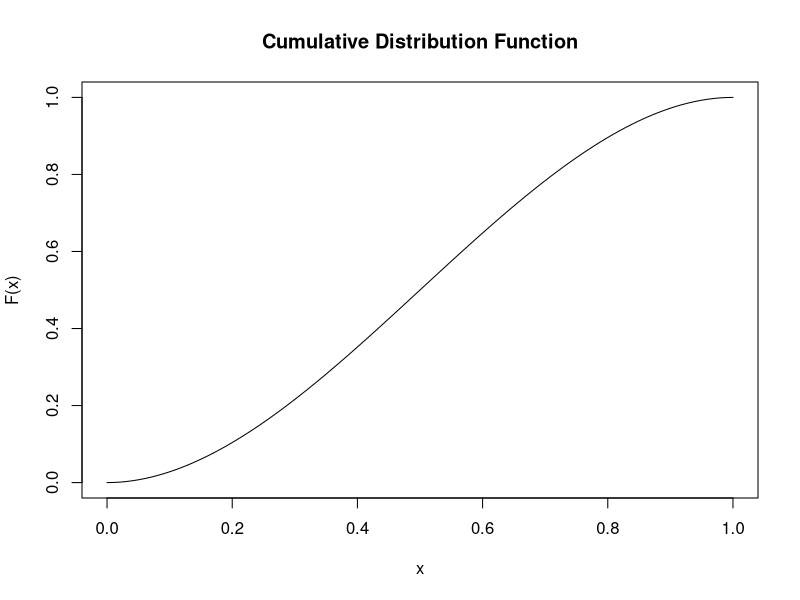

R code for this plot:
# Solve for the constant k to satisfy the density function condition
# We want the integral of f(x) from 0 to 1 to be 1.

# Define the probability density function f(x) = kx(1 - x)
f = function(x, k) {
  k * x * (1 - x)
}

# Integrate f(x) over the range [0, 1] to find the normalization condition
# We set the integral equal to 1 and solve for k
integral_result = integrate(f, lower = 0, upper = 1, k = 1)$value
cat("Integral result:", integral_result, "\n")

# Set the integral equal to 1 and solve for k
# integral_result represents the value of the integral, so we solve for k
k = 1 / integral_result
cat("The value of k =", k, "\n")  # k = 6 as we computed

# Now we can use this value of k in the rest of the calculations

# Define the probability density function using the computed value of k
f = function(x) { k * x * (1 - x) }

# Compute P(0.4 < X < 1)
# Integrating the pdf from 0.4 to 1
prob_b = integrate(f, lower = 0.4, upper = 1)$value
cat("P(0.4 < X < 1) =", prob_b, "\n")

# Compute P(X ≤ 0.4)
# Integrating the pdf from 0 to 0.4
prob_a = integrate(f, lower = 0, upper = 0.4)$value
cat("P(X ≤ 0.4) =", prob_a, "\n")

# Compute P(X < 0.8)
# Integrating the pdf from 0 to 0.8
prob_c = integrate(f, lower = 0, upper = 0.8)$value
cat("P(X < 0.8) =", prob_c, "\n")

# Compute conditional probability P(X < 0.4 | X < 0.8)
# Using the formula: P(A | B) = P(A ∩ B) / P(B)
# Here, P(A) = P(X < 0.4), and P(B) = P(X < 0.8)
prob_conditional = prob_a / prob_c
cat("P(X < 0.4 | X < 0.8) =", prob_conditional, "\n")

# Compute Expected Value E[X] (Mean)
# Integral of x * f(x) over the range [0,1]
mean_x = integrate(function(x) x * f(x), lower = 0, upper = 1)$value
cat("Mean(X) =", mean_x, "\n")

# Compute Expected Value E[X^2]
# Integral of x^2 * f(x) over the range [0,1]
ex_2 = integrate(function(x) {
  x^2 * f(x)
}, lower = 0, upper = 1)$value

# Compute Variance Var(X)
# Variance formula: Var(X) = E[X^2] - (E[X])^2
variance_x = ex_2 - (mean_x^2)
cat("Variance(X) =", variance_x, "\n")

# Define the cumulative distribution function (CDF)
# The CDF is computed by integrating the PDF from 0 to x
F_x = function(x) sapply(x, function(xi) 
{ 
    integrate(f, lower = 0, upper = xi)$value 
})

# Generate x values from 0 to 1
x_vals = seq(0, 1, length.out = 100)

# Compute the CDF values for these x values
cdf_vals = F_x(x_vals)

# Plot the cumulative distribution function (CDF)
plot(x_vals, cdf_vals, type = "l", xlab = "x", ylab = "F(x)", 
     main = "Cumulative Distribution Function")


